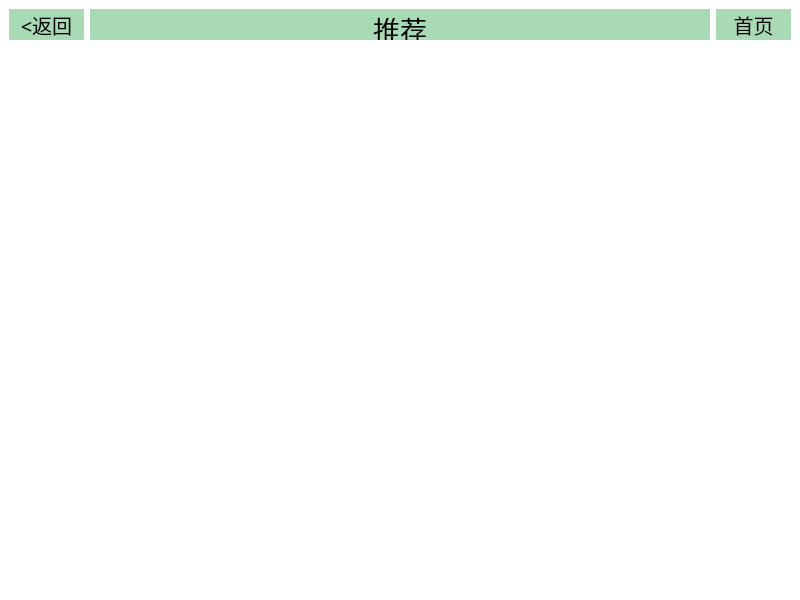
<?xml version="1.0" encoding="UTF-8"?>
<ui version="4.0">
 <class>recommend_up</class>
 <widget class="QMainWindow" name="recommend_up">
  <property name="geometry">
   <rect>
    <x>0</x>
    <y>0</y>
    <width>800</width>
    <height>600</height>
   </rect>
  </property>
  <property name="windowTitle">
   <string>MainWindow</string>
  </property>
  <property name="styleSheet">
   <string notr="true">background-color: rgb(255, 255, 255);</string>
  </property>
  <widget class="QWidget" name="centralwidget">
   <layout class="QVBoxLayout" name="verticalLayout_2">
    <item>
     <layout class="QVBoxLayout" name="verticalLayout">
      <item>
       <layout class="QHBoxLayout" name="top">
        <item>
         <widget class="QPushButton" name="back">
          <property name="enabled">
           <bool>false</bool>
          </property>
          <property name="minimumSize">
           <size>
            <width>75</width>
            <height>31</height>
           </size>
          </property>
          <property name="maximumSize">
           <size>
            <width>75</width>
            <height>31</height>
           </size>
          </property>
          <property name="font">
           <font>
            <family>宋体</family>
            <pointsize>15</pointsize>
            <italic>false</italic>
            <bold>false</bold>
            <stylestrategy>PreferDefault</stylestrategy>
            <hintingpreference>PreferDefaultHinting</hintingpreference>
           </font>
          </property>
          <property name="layoutDirection">
           <enum>Qt::LayoutDirection::LeftToRight</enum>
          </property>
          <property name="styleSheet">
           <string notr="true">color:rgb(0, 0, 0);
font: 15pt &quot;宋体&quot;;
background-color: rgb(168,218,181);
border-color: rgb(168,218,181);
border-radius: 0px;</string>
          </property>
          <property name="text">
           <string>&lt;返回</string>
          </property>
          <property name="autoRepeatInterval">
           <number>100</number>
          </property>
         </widget>
        </item>
        <item>
         <widget class="QLabel" name="page_name">
          <property name="minimumSize">
           <size>
            <width>0</width>
            <height>31</height>
           </size>
          </property>
          <property name="maximumSize">
           <size>
            <width>16777215</width>
            <height>31</height>
           </size>
          </property>
          <property name="font">
           <font>
            <family>宋体</family>
            <pointsize>20</pointsize>
            <italic>false</italic>
            <bold>false</bold>
           </font>
          </property>
          <property name="layoutDirection">
           <enum>Qt::LayoutDirection::LeftToRight</enum>
          </property>
          <property name="styleSheet">
           <string notr="true">color:rgb(0, 0, 0);
font: 20pt &quot;宋体&quot;;
background-color: rgb(168,218,181);
</string>
          </property>
          <property name="text">
           <string>&lt;html&gt;&lt;head/&gt;&lt;body&gt;&lt;p&gt;推荐&lt;/p&gt;&lt;/body&gt;&lt;/html&gt;</string>
          </property>
          <property name="alignment">
           <set>Qt::AlignmentFlag::AlignCenter</set>
          </property>
         </widget>
        </item>
        <item>
         <widget class="QPushButton" name="home_page">
          <property name="enabled">
           <bool>false</bool>
          </property>
          <property name="minimumSize">
           <size>
            <width>75</width>
            <height>31</height>
           </size>
          </property>
          <property name="maximumSize">
           <size>
            <width>75</width>
            <height>31</height>
           </size>
          </property>
          <property name="font">
           <font>
            <family>宋体</family>
            <pointsize>15</pointsize>
            <italic>false</italic>
            <bold>false</bold>
            <stylestrategy>PreferDefault</stylestrategy>
            <hintingpreference>PreferDefaultHinting</hintingpreference>
           </font>
          </property>
          <property name="layoutDirection">
           <enum>Qt::LayoutDirection::LeftToRight</enum>
          </property>
          <property name="styleSheet">
           <string notr="true">color:rgb(0, 0, 0);
font: 15pt &quot;宋体&quot;;
background-color: rgb(168,218,181);
border-color: rgb(168,218,181);
border-radius: 0px;</string>
          </property>
          <property name="text">
           <string>首页</string>
          </property>
          <property name="autoRepeatInterval">
           <number>100</number>
          </property>
         </widget>
        </item>
       </layout>
      </item>
      <item>
       <spacer name="verticalSpacer">
        <property name="orientation">
         <enum>Qt::Orientation::Vertical</enum>
        </property>
        <property name="sizeHint" stdset="0">
         <size>
          <width>20</width>
          <height>40</height>
         </size>
        </property>
       </spacer>
      </item>
     </layout>
    </item>
   </layout>
  </widget>
 </widget>
 <resources/>
 <connections/>
</ui>
